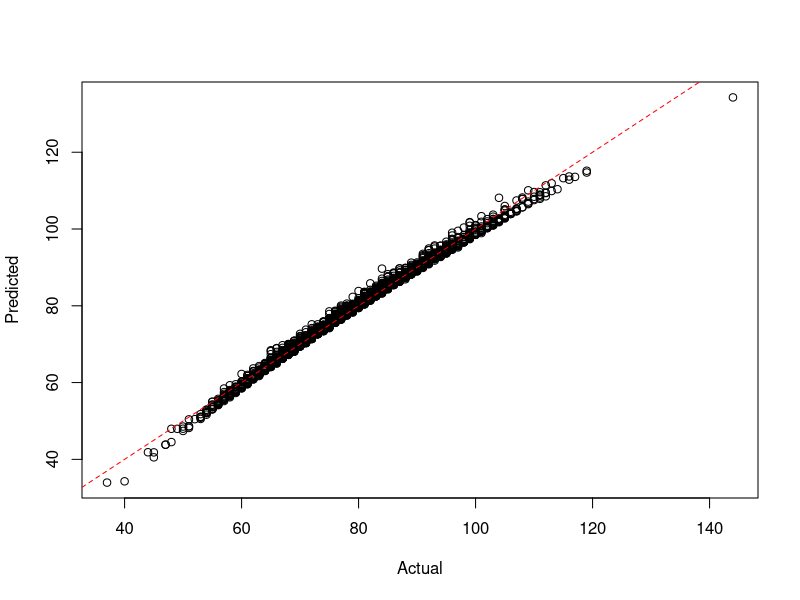

The R script that drew this image:
setwd("c:/github/doerodney/NCAAB-D1M-2015-2016")

df = read.csv("dataframe.csv", header=TRUE)

summary(df)

# margin of victory
# df$mov = df$win_points_scored - df$loss_points_scored

model = lm(win_points_scored ~
	win_conference + 
	win_possessions + 
	win_offensive_rating + 
	win_defensive_rating + 
	win_personal_fouls + 
	loss_conference + 
	loss_possessions + 
	loss_offensive_rating + 
	loss_defensive_rating + 
	loss_defensive_rebounds + 
	loss_steals + 
	loss_blocked_shots + 
	loss_personal_fouls,
	data=df)

# remove low contributors
plotFit <- function(yObserved, yFitted, intercept=0) {
  plot(yObserved, yFitted, xlab="Actual", ylab="Predicted")
  abline(intercept, 1, lty=2, col=rgb(1,0,0))
}

plotFit(df$win_points_scored, fitted(model))


getGamePossessionRange <- function(df, teamName, opponentName) {
    teamPossessions <- getPossessions(df, teamName)
    opponentPossessions <- getPossessions(df, opponentName)
    
    possessions <- sort(c(teamPossessions, opponentPossessions))
    
    possessionRange <- seq(min(possessions), max(possessions))
    
    return(possessionRange)
}  


getPossessions <- function(df, teamName) {
    df <- as.data.frame(df)
    Possessions <- c(df$win_possessions[which(df$win_team == teamName)],
                     df$loss_possessions[which(df$loss_team == teamName)])
    return(Possessions)
}


getOffensiveRatings <- function(df, teamName) {
    df <- as.data.frame(df)
    OffensiveRatings <- c(df$win_offensive_rating[which(df$win_team == teamName)],
                          df$loss_offensive_rating[which(df$loss_team == teamName)])
    return(OffensiveRatings)
}


getDefensiveRatings <- function(df, teamName) {
    df <- as.data.frame(df)
    DefensiveRatings <- c(df$win_defensive_rating[which(df$win_team == teamName)],
                          df$loss_defensive_rating[which(df$loss_team == teamName)])
    return(DefensiveRatings)
}


getDefensiveRebounds <- function(df, teamName) {
    df <- as.data.frame(df)
    DefensiveRebounds <- c(df$win_defensive_rebounds[which(df$win_team == teamName)],
                              df$loss_defensive_rebounds[which(df$loss_team == teamName)])
    return(DefensiveRebounds)
}


getPersonalFouls <- function(df, teamName) {
    df <- as.data.frame(df)
    PersonalFouls <- c(df$win_personal_fouls[which(df$win_team == teamName)],
                       df$loss_personal_fouls[which(df$loss_team == teamName)])
    return(PersonalFouls)
}


getSteals <- function(df, teamName) {
    df <- as.data.frame(df)
    Steals <- c(df$win_steals[which(df$win_team == teamName)],
                df$loss_steals[which(df$loss_team == teamName)])
    return(Steals)
}


getBlockedShots <- function(df, teamName) {
    df <- as.data.frame(df)
    BlockedShots <- c(df$win_blocked_shots[which(df$win_team == teamName)],
                      df$loss_blocked_shots[which(df$loss_team == teamName)])
    return(BlockedShots)
}


getTeamConference <- function(df, teamName) {
    df <- as.data.frame(df)
  
    TeamConferences = df$win_conference[which(df$win_team == teamName)]
    if (length(TeamConferences) == 0) {
        TeamConferences = df$loss_conference[which(df$loss_team == teamName)]
    }
    return(as.character(TeamConferences[1]))
}


predictWinner <- function(teamName, opponentName, df, model, nScenarios=10000)
{
  gamePossessionRange = getGamePossessionRange(df, teamName, opponentName)    
    
  teamConference = getTeamConference(df, teamName)
  teamOffensiveRatings = getOffensiveRatings(df, teamName)
  teamDefensiveRatings = getDefensiveRatings(df, teamName)
  teamDefensiveRebounds  = getDefensiveRebounds(df, teamName)
  teamSteals = getSteals(df, teamName)
  teamPersonalFouls = getPersonalFouls(df, teamName)
  teamBlockedShots = getBlockedShots(df, teamName)
  
  opponentConference = getTeamConference(df, opponentName)
  opponentOffensiveRatings = getOffensiveRatings(df, opponentName)
  opponentDefensiveRatings = getDefensiveRatings(df, opponentName)
  opponentDefensiveRebounds  = getDefensiveRebounds(df, opponentName)
  opponentSteals = getSteals(df, opponentName)
  opponentPersonalFouls = getPersonalFouls(df, opponentName)
  opponentBlockedShots = getBlockedShots(df, opponentName)
  
  game_possessions = sample(gamePossessionRange, nScenarios, replace=TRUE)
  
  # Simulate data between the 10th and 90th quantile.
  minQuantile = 0.1
  maxQuantile = 0.9
  
  win_conference = rep(teamConference, nScenarios)
  win_possessions = game_possessions
  
  filtered = quantile(teamOffensiveRatings, c(minQuantile, maxQuantile))
  win_offensive_rating = runif(nScenarios, filtered[[1]], filtered[[2]])
  
  filtered = quantile(teamDefensiveRatings, c(minQuantile, maxQuantile))
  win_defensive_rating = runif(nScenarios, filtered[[1]], filtered[[2]])
  
  win_personal_fouls = sample(min(teamPersonalFouls):max(teamPersonalFouls), nScenarios, replace=TRUE)
  loss_conference = rep(opponentConference, nScenarios)
  loss_possessions = game_possessions
  
  filtered = quantile(opponentOffensiveRatings, c(minQuantile, maxQuantile))
  loss_offensive_rating = runif(nScenarios, filtered[[1]], filtered[[2]])
  
  filtered = quantile(opponentDefensiveRatings, c(minQuantile, maxQuantile))
  loss_defensive_rating = runif(nScenarios, filtered[[1]], filtered[[2]])
  loss_defensive_rebounds = runif(nScenarios, min(opponentDefensiveRebounds), max(opponentDefensiveRebounds))
  loss_steals = sample(min(opponentSteals):max(opponentSteals), nScenarios, replace=TRUE)
  loss_blocked_shots = sample(min(opponentBlockedShots):max(opponentBlockedShots), nScenarios, replace=TRUE)
  
  loss_personal_fouls = sample(min(opponentPersonalFouls):max(opponentPersonalFouls), nScenarios, replace=TRUE)
  
  # Create data frame for team score prediction.
  dfpt = cbind.data.frame(
    win_conference,
    win_possessions,
    win_offensive_rating,
    win_defensive_rating,
    win_personal_fouls,
    loss_conference,
    loss_possessions,
    loss_offensive_rating,
    loss_defensive_rating,
    loss_defensive_rebounds,
    loss_steals,
    loss_blocked_shots,
    loss_personal_fouls
  )
  
  teamPointsScored = round(predict(model, dfpt))
  
  # Create data frame for opponent score prediction.
  # Switch conferences
  x = loss_conference
  loss_conference = win_conference
  win_conference = x
  
  # Switch possessions
  x = loss_possessions
  loss_possessions = win_possessions
  win_possessions = x
  
  # Switch offensive ratings
  x = loss_offensive_rating
  loss_offensive_rating = win_offensive_rating
  win_offensive_rating = x
  
  # Switch defensive ratings
  x = loss_defensive_rating
  loss_defensive_rating = win_defensive_rating
  win_defensive_rating= x
  
  win_personal_fouls = sample(min(opponentPersonalFouls):max(opponentPersonalFouls), nScenarios, replace=TRUE)
  
  loss_defensive_rebounds = runif(nScenarios, min(teamDefensiveRebounds), max(teamDefensiveRebounds))
  loss_steals = sample(min(teamSteals):max(teamSteals), nScenarios, replace=TRUE)
  loss_blocked_shots = sample(min(teamBlockedShots):max(teamBlockedShots), nScenarios, replace=TRUE)
  loss_personal_fouls = sample(min(teamPersonalFouls):max(teamPersonalFouls), nScenarios, replace=TRUE)
  
  dfpo = cbind.data.frame(
    win_conference,
    win_possessions,
    win_offensive_rating,
    win_defensive_rating,
    win_personal_fouls,
    loss_conference,
    loss_possessions,
    loss_offensive_rating,
    loss_defensive_rating,
    loss_defensive_rebounds,
    loss_steals,
    loss_blocked_shots,
    loss_personal_fouls
  )
  
  # Predict opponent points scored.
  opponentPointsScored = round(predict(model, dfpo))
  
  # Make a dataframe of points scored.  Not sure why...
  pointsScored = cbind.data.frame(teamPointsScored, opponentPointsScored)
  
  # Produce/report a result message.
  teamWins = pointsScored$teamPointsScored > pointsScored$opponentPointsScored
  msg = sprintf("%d scenarios of %s versus %s:\n", nScenarios, teamName, opponentName)
  cat(msg)
  nTeamWins = length(which(teamWins == TRUE))
  nOpponentWins = nScenarios - nTeamWins
  margin = numeric(nScenarios)
  xlabel = ''
  ylabel = ''
  x = seq(1:nScenarios)
  win_team_name = ''
  scenarios_won = 0
  if (nTeamWins > nOpponentWins) {
    margin = sort(pointsScored$teamPointsScored - pointsScored$opponentPointsScored)
    
    win_team_name = teamName
    scenarios_won = nTeamWins
  } else {
    margin = sort(pointsScored$opponentPointsScored - pointsScored$teamPointsScored)
    win_team_name = opponentName
    scenarios_won = nOpponentWins
  }
  
  margin.min = min(margin)
  margin.max = max(margin)
  margin.mean = mean(margin)
  margin.sd = sd(margin)
  xlabel = sprintf("%s wins %d scenarios with a mean margin of %4.1f, sd = %5.2f.\n", win_team_name, scenarios_won, margin.mean, margin.sd)
  
  x = seq(margin.min, margin.max, length=1000)
  y = dnorm(x, mean=margin.mean, sd=margin.sd)
  plot(x, y, main=msg, xlab=xlabel, ylab=ylabel, type="l")
  
  abline(v=(mean(margin)))

  cat(xlabel)
  cat("\n")
  
  return(win_team_name)
}
# Run to here...

# RPI = (WP * 0.25) + (OWP * 0.50) + (OOWP * 0.25)
	
predictBracketWinner<-function(team_list, df, model, nScenarios=10000)
{
  winner = ''
  
  # Preallocate vectors for subsequent rounds.
  quarter_finalist = character(8)
  semi_finalist = character(4)
  finalist = character(2)
  
  if (length(team_list) == 16) {
    cat("\n")
    cat("Round of 16:\n")
    quarter_finalist[1] = predictWinner(team_list[1], team_list[16], df, model, nScenarios) 
    quarter_finalist[2] = predictWinner(team_list[8], team_list[9], df, model, nScenarios)
    quarter_finalist[3] = predictWinner(team_list[5], team_list[12], df, model, nScenarios)
    quarter_finalist[4] = predictWinner(team_list[4], team_list[13], df, model, nScenarios)
    quarter_finalist[5] = predictWinner(team_list[6], team_list[11], df, model, nScenarios)
    quarter_finalist[6] = predictWinner(team_list[3], team_list[14], df, model, nScenarios)
    quarter_finalist[7] = predictWinner(team_list[7], team_list[10], df, model, nScenarios)
    quarter_finalist[8] = predictWinner(team_list[2], team_list[15], df, model, nScenarios)
    
    cat("\n")
    cat("Quarter-finals:\n")
    semi_finalist[1] = predictWinner(quarter_finalist[1], quarter_finalist[2], df, model, nScenarios)
    semi_finalist[2] = predictWinner(quarter_finalist[3], quarter_finalist[4], df, model, nScenarios)
    semi_finalist[3] = predictWinner(quarter_finalist[5], quarter_finalist[6], df, model, nScenarios)
    semi_finalist[4] = predictWinner(quarter_finalist[7], quarter_finalist[8], df, model, nScenarios)
    
    cat("\n")
    cat("Semi-finals:\n")
    finalist[1] = predictWinner(semi_finalist[1], semi_finalist[2], df, model, nScenarios)
    finalist[2] = predictWinner(semi_finalist[3], semi_finalist[4], df, model, nScenarios)
    
    cat("\n")
    cat("Final:\n")
    winner = predictWinner(finalist[1], finalist[2], df, model, nScenarios)
  }
  else {
    winner = sprintf("The team list needs 16 teams.  The supplied list has %d.", length(team_list))
  }
  
  return(winner)
}  


get_east_teams<-function(df, model)
{  
  teams = c(
	'north-carolina-tar-heels', 'xavier-musketeers',
	'west-virginia-mountaineers', 'kentucky-wildcats',
	'indiana-hoosiers', 'notre-dame-fighting-irish',
	'wisconsin-badgers', 'usc-trojans',
	'providence-friars', 'pittsburgh-panthers',
	'play-in', 'chattanooga-mocs', 
	'stony-brook-seawolves', 'stephen-f-austin-lumberjacks',
	'weber-state-wildcats', 'play-in'
	
  ) 
  
  teams[11] = 'michigan-wolverines'
  teams[16] = 'fgcu-eagles'
  
  return(teams)
}  
 
 
get_midwest_teams<-function(df, model)
{
  teams = c(
	'virginia-cavaliers', 'michigan-state-spartans',
	'utah-runnin-utes', 'iowa-state-cyclones',
	'purdue-boilermakers', 'seton-hall-pirates',
	'dayton-flyers', 'texas-tech-red-raiders',
	'butler-bulldogs', 'syracuse-orange',
	'gonzaga-bulldogs', 'little-rock-trojans',
	'iona-gaels', 'fresno-state-bulldogs',
	'middle-tennessee-blue-raiders', 'hampton-pirates'
  )
  
  return(teams)
}


get_south_teams<-function(df, model)
{
  teams = c(
	'kansas-jayhawks', 'villanova-wildcats',
	'miami-fl-hurricanes', 'california-golden-bears',
	'maryland-terrapins', 'arizona-wildcats',
	'iowa-hawkeyes', 'colorado-buffaloes',
	'connecticut-huskies', 'temple-owls',
	'play-in', 'south-dakota-state-jackrabbits',
	'hawaii-rainbow-warriors', 'buffalo-bulls',
	'unc-asheville-bulldogs', 'austin-peay-governors'
  )
  
  teams[11] = 'wichita-state-shockers' 
  
  return(teams)
}


get_west_teams<-function(df, model)
{
  teams = c(
	'oregon-ducks', 'oklahoma-sooners',
	'texas-am-aggies', 'duke-blue-devils',
	'baylor-bears', 'texas-longhorns',
	'oregon-state-beavers', 'saint-josephs-hawks',
	'cincinnati-bearcats', 'vcu-rams',
	'uni-panthers', 'yale-bulldogs',
	'uncw-seahawks', 'green-bay-phoenix',
	'bakersfield-roadrunners', 'play-in' 
  )
  
  teams[16] = 'holy-cross-crusaders' #
  
  return(teams)
}


predictTournamentWinner<-function(df, model)
{
	semifinalists = character(4)
	# East
	cat("\n")
    cat("East Bracket Championship:\n")
	teams = get_east_teams(df, model)
	semifinalists[1] = predictBracketWinner(teams, df, model)
	
	# Midwest
	cat("\n")
    cat("Midwest Bracket Championship:\n")
	teams = get_midwest_teams(df, model)
	semifinalists[2] = predictBracketWinner(teams, df, model)
	
	# West
	cat("\n")
    cat("West Bracket Championship:\n")
	teams = get_west_teams(df, model)
	semifinalists[3] = predictBracketWinner(teams, df, model)
	
	# South
	cat("\n")
    cat("South Bracket Championship:\n")
	teams = get_south_teams(df, model)
	semifinalists[4] = predictBracketWinner(teams, df, model)
	
	cat("\n")
    cat("Final Four:\n")
	finalists = character(2)
	finalists[1] = predictWinner(semifinalists[1], semifinalists[4], df, model)
	finalists[2] = predictWinner(semifinalists[2], semifinalists[3], df, model)
	cat("\n")
  
  cat("Final Two:\n")
  champion = predictWinner( finalists[1], finalists[2], df, model)
    
}

#---Run from top down to here.--------------------------------




getHomeAwayMarginOfVictory<- function( team_name, df) {
    # Determine indexes that involve team.
	win_index = which(df$win_team == team_name)
	loss_index = which(df$loss_team == team_name)
	
	# What were the win and loss margins?
	win_margin = df$win_points_scored[win_index] - df$loss_points[win_index]
	loss_margin = df$loss_points[loss_index] - df$win_points_scored[loss_index]
	
	# What courts were used?
	win_loss = c('home', 'away')
	win_court = ifelse(df$win_court[win_index] == win_loss[1], win_loss[1], win_loss[2])
	loss_court = ifelse(df$win_court[loss_index] == 'home', win_loss[2], win_loss[1])

	margin = c(win_margin, loss_margin)
	court = c(win_court, loss_court)
	court = as.factor(court)
	df_team = data.frame(margin, court)
	
	return(df_team)
}

getHomeCourtAdvantage <- function( team_name, df) {
	df_team = getHomeAwayMarginOfVictory(team_name, df)
	mdl = aov(margin ~ court, data=df_team)
	
	x = summary.lm(mdl)
	
	home_court_advantage = x$coefficients[1,1] + x$coefficients[2,1]
	probability = x$coefficients[2,4]
	
	alist = list('home_court_advantage'=home_court_advantage,
		'probability'=probability)
		
	return(alist)
}

plotHomeCourtAdvantage <- function( team_name, df) {
	df_team = getHomeAwayMarginOfVictory(team_name, df)
	alist = getHomeCourtAdvantage(team_name, df)
	home_court_advantage = alist$home_court_advantage
	probability = alist$probability
	
	significance = ifelse(probability < 0.05, 'significant', 'not significant')
	
	grand_mean = mean(df_team$margin)
	mean_margin_by_court = tapply(df_team$margin, df_team$court, mean)
	home_mean = mean_margin_by_court['home']
	away_mean = mean_margin_by_court['away']
	title = sprintf("Margin of victory against D1 opponents: %s", team_name)
	# x axis values are just an index.
	x = seq(1, length(df_team$margin))
	
	# Initially plot blanks just to initialize.
	ylabel = sprintf("Home court advantage: %2.0f (%s)", home_court_advantage, significance)
	plot(x, df_team$margin[x], main=title, xlab='game', ylab=ylabel, type='n')
	legend("topright", legend=c('home', 'away'), col=c('green', 'red'), pch=c(17,25))
	
	# Plot the mean lines.
	abline(h=0)
	abline(h=grand_mean)
	abline(h=home_mean, col='green')
	abline(h=away_mean, col='red')
	
	# Get indexes for home and away courts.
	home_index = which(df_team$court == 'home')
	away_index = which(df_team$court == 'away')
	
	# Plot points for home and away indexes.
	points(home_index, df_team$margin[home_index], col='green', pch=17)
	points(away_index, df_team$margin[away_index], col='red', pch=25)
}


plotOffensiveRating <- function( team_name, other_team_name, df) {
	# Get the offensive rating for each team in both win and loss results.
	# Get the relevant rows from the dataframe argument.
	
	# Create a subset dataframe.					  
	dfprime = subset(df, 
		select=c(win_team, win_offensive_rating, loss_team, loss_offensive_rating),
		subset=(win_team == team_name | loss_team == team_name |
		        win_team == other_team_name | loss_team == other_team_name))
	
	# Create labels for the legend.
	team_win_label = sprintf("%s win", team_name)
	team_loss_label = sprintf("%s loss", team_name)
	other_team_win_label = sprintf("%s win", other_team_name)
	other_team_loss_label = sprintf("%s loss", other_team_name)
	title_label = sprintf("Offensive ratings of %s and %s", team_name, other_team_name)
	
	# Plot points for team win and loss indexes.
	team_win_rows = which(dfprime$win_team == team_name)
	team_loss_rows = which(dfprime$loss_team == team_name)
	other_win_rows = which(dfprime$win_team == other_team_name)
	other_loss_rows = which(dfprime$loss_team == other_team_name)
	
	# Create initial plot data.
	x = c(team_win_rows, team_loss_rows, other_win_rows, other_loss_rows) 
	offensive_rating_list = c(
		dfprime$win_offensive_rating[team_win_rows],
		dfprime$loss_offensive_rating[team_loss_rows],
		dfprime$win_offensive_rating[other_win_rows],
		dfprime$loss_offensive_rating[other_loss_rows] )
	
	# Initially plot blanks just to initialize the graph.
	plot(x, offensive_rating_list, main=title_label, xlab='', ylab='offensive_rating', type='n')
	legend("topright", 
			legend=c(team_win_label, team_loss_label, 
			         other_team_win_label, other_team_loss_label), 
			col=c('green', 'red', 'blue', 'orange'), 
			pch=c(2, 6, 3, 4))
	
	points(team_win_rows, dfprime$win_offensive_rating[team_win_rows], col='green', pch=2)
	points(team_loss_rows, dfprime$loss_offensive_rating[team_loss_rows], col='red', pch=6)
	points(other_win_rows, dfprime$win_offensive_rating[other_win_rows], col='blue', pch=3)
	points(other_loss_rows, dfprime$loss_offensive_rating[other_loss_rows], col='red', pch=4)
}

plotDefensiveRating <- function( team_name, other_team_name, df) {
	# Get the defensive rating for each team in both win and loss results.
	# Get the relevant rows from the dataframe argument.
	# Create a subset dataframe.					  
	dfprime = subset(df, 
		select=c(win_team, win_defensive_rating, loss_team, loss_defensive_rating),
		subset=(win_team == team_name | loss_team == team_name |
		        win_team == other_team_name | loss_team == other_team_name))
	
	# Create labels for the legend.
	team_win_label = sprintf("%s win", team_name)
	team_loss_label = sprintf("%s loss", team_name)
	other_team_win_label = sprintf("%s win", other_team_name)
	other_team_loss_label = sprintf("%s loss", other_team_name)
	title_label = sprintf("Defensive ratings of %s and %s", team_name, other_team_name)
	
	# Plot points for team win and loss indexes.
	team_win_rows = which(dfprime$win_team == team_name)
	team_loss_rows = which(dfprime$loss_team == team_name)
	other_win_rows = which(dfprime$win_team == other_team_name)
	other_loss_rows = which(dfprime$loss_team == other_team_name)
	
	# Create initial plot data.
	x = c(team_win_rows, team_loss_rows, other_win_rows, other_loss_rows) 
	defensive_rating_list = c(
		dfprime$win_defensive_rating[team_win_rows],
		dfprime$loss_defensive_rating[team_loss_rows],
		dfprime$win_defensive_rating[other_win_rows],
		dfprime$loss_defensive_rating[other_loss_rows] )
	
	# Initially plot blanks just to initialize the graph.
	plot(x, defensive_rating_list, main=title_label, xlab='', ylab='defensive_rating', type='n')
	legend("topright", 
			legend=c(team_win_label, team_loss_label, 
			         other_team_win_label, other_team_loss_label), 
			col=c('green', 'red', 'blue', 'orange'), 
			pch=c(2, 6, 3, 4))
	
	points(team_win_rows, dfprime$win_defensive_rating[team_win_rows], col='green', pch=2)
	points(team_loss_rows, dfprime$loss_defensive_rating[team_loss_rows], col='red', pch=6)
	points(other_win_rows, dfprime$win_defensive_rating[other_win_rows], col='blue', pch=3)
	points(other_loss_rows, dfprime$loss_defensive_rating[other_loss_rows], col='red', pch=4)
}


# Bracket couples:
# 1-16
# 8-9
# 5-12
# 4-13
# 6-11
# 3-14
# 7-10
# 2-15



test_predictions<-function(game_date, data_date, df) 
{
   dfprime = df[which(df$date <= data_date), ]
   mprime = lm(win_points_scored ~
                 win_conference + 
                 win_possessions + 
                 win_offensive_rating + 
                 win_defensive_rating + 
                 win_personal_fouls + 
                 loss_conference + 
                 loss_possessions + 
                 loss_offensive_rating + 
                 loss_defensive_rating + 
                 loss_defensive_rebounds + 
                 loss_steals + 
                 loss_blocked_shots + 
                 loss_personal_fouls,
                 data=dfprime)
   win_team_list = df$win_team[which(df$date == game_date)]
   loss_team_list = df$loss_team[which(df$date == game_date)]
   
   game_count = length(win_team_list)
   
   correct_count = 0
   for (i in 1:game_count) {
     win_team = as.character(win_team_list[i])
     loss_team = as.character(loss_team_list[i])
     predicted_win_team = predictWinner(win_team, loss_team, dfprime, mprime)
     if (predicted_win_team == win_team) {
       correct_count = correct_count + 1
     }
   }
   
   sprintf("%d correct out of %d for %d using data from %d.", 
           correct_count, game_count, game_date, data_date)
}

